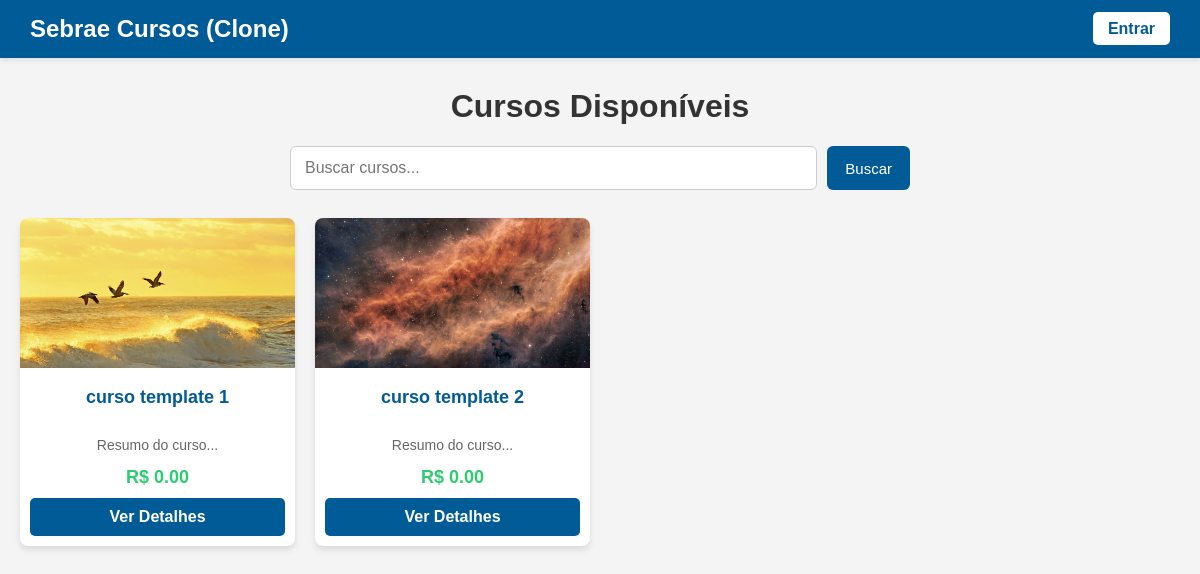
Before: /buscar/ with the older database file.
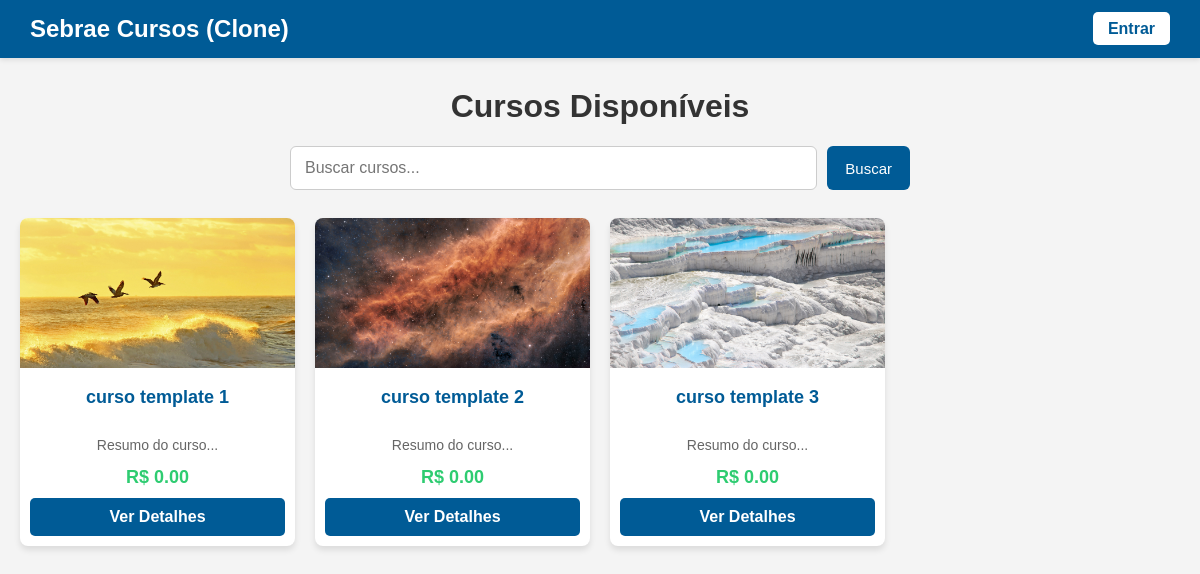
After: the same page with the newer database file.
### cursos/models.py (models this page shows, shortened)
class Curso(models.Model):
    nome = models.CharField(max_length=200)
    imagem = models.ImageField(upload_to='cursos_imagens/')
    resumo = models.CharField(max_length=250, default="Resumo do curso...")
    descricao = models.TextField(default="Descrição detalhada do curso...")
    preco = models.DecimalField(max_digits=6, decimal_places=2, default=0.00)

### busca_cursos/views.py (the view)
# urls.py: path('buscar/', views.buscar_cursos, name='buscar_cursos'),
def buscar_cursos(request):
    query = request.GET.get('q', '').strip()
    cursos = Curso.objects.all()
    if query:
        cursos = cursos.filter(nome__icontains=query)
    return render(request, 'cursos/lista_cursos.html', {
        'cursos': cursos,
        'query': query,
        'total_resultados': cursos.count(),
    })

### cursos/templates/cursos/lista_cursos.html (shortened to what this page needs)
<!DOCTYPE html>
<html lang="pt-br">
<head>
</head>
<body>
    <div class="navbar">
        <h2>Sebrae Cursos (Clone)</h2>
        <div class="menu">
            {% if user.is_authenticated %}
                <span>Olá, {{ user.username }}!</span>
                <a href="{% url 'perfil' %}">Meu Perfil</a>
                {% if user.is_staff %}
                    <a href="{% url 'relatorios' %}">Relatórios</a>
                    <a href="{% url 'admin_dashboard_financeiro' %}">Dashboard</a>
                {% endif %}
                <a href="{% url 'sair' %}" class="btn-sair">Sair</a>
            {% else %}
                <a href="/admin/">Entrar</a>
            {% endif %}
        </div>
    </div>
    <h1>Cursos Disponíveis</h1>
    <form class="barra-busca" method="get" action="{% url 'buscar_cursos' %}">
        <input
            type="search"
            name="q"
            value="{{ query|default:'' }}"
            placeholder="Buscar cursos..."
            aria-label="Buscar cursos"
        >
        <button type="submit">Buscar</button>
    </form>
    <div class="grade-cursos">
        {% for curso in cursos %}
            <div class="card-curso">
                {% if curso.imagem %}
                    <img src="{{ curso.imagem.url }}" alt="{{ curso.nome }}">
                {% endif %}
                <h3>{{ curso.nome }}</h3>
                <p style="padding: 0 15px; color: #666; font-size: 14px;">{{ curso.resumo }}</p>
                <p style="font-weight: bold; color: #2ecc71; font-size: 18px; margin: 10px 0;">R$ {{ curso.preco }}</p>
                <a href="{% url 'detalhe_curso' curso.id %}" style="display: block; background: #005b96; color: white; text-decoration: none; padding: 10px; margin: 10px; border-radius: 5px; font-weight: bold;">Ver Detalhes</a>
            </div>
        {% empty %}
            <p style="text-align: center; grid-column: 1 / -1;">Nenhum curso cadastrado ainda.</p>
        {% endfor %}
    </div>
</body>
</html>

### cursos/templates/cursos/lista_cursos.html (style rules this page uses)
body { font-family: Arial, sans-serif; background-color: #f4f4f4; margin: 0; padding-bottom: 20px; }
.navbar { background-color: #005b96; color: white; display: flex; justify-content: space-between; align-items: center; padding: 15px 30px; box-shadow: 0 2px 5px rgba(0,0,0,0.1); }
.navbar h2 { margin: 0; font-size: 24px; }
.menu a { color: #005b96; background-color: white; text-decoration: none; padding: 8px 15px; border-radius: 5px; font-weight: bold; transition: background 0.3s; }
h1 { text-align: center; color: #333; margin-top: 30px; }
.barra-busca { display: flex; gap: 10px; max-width: 620px; margin: 0 auto 28px; }
.barra-busca input { flex: 1; padding: 12px 14px; border: 1px solid #ccc; border-radius: 6px; font-size: 16px; }
.barra-busca button, .limpar-busca { border: 0; border-radius: 6px; background: #005b96; color: white; padding: 12px 18px; font-size: 15px; cursor: pointer; text-decoration: none; }
.grade-cursos { display: grid; grid-template-columns: repeat(auto-fill, minmax(250px, 1fr)); gap: 20px; max-width: 1200px; margin: 0 auto; padding: 0 20px; }
.card-curso { background: white; border-radius: 8px; box-shadow: 0 4px 6px rgba(0,0,0,0.1); overflow: hidden; text-align: center; transition: transform 0.2s; }
.card-curso img { width: 100%; height: 150px; object-fit: cover; }
.card-curso h3 { padding: 15px; margin: 0; color: #005b96; font-size: 18px; }

Changed rows visible on the page:
added Curso: imagem (picture), nome "curso template 3", resumo "Resumo do curso...", preco "0.00"
